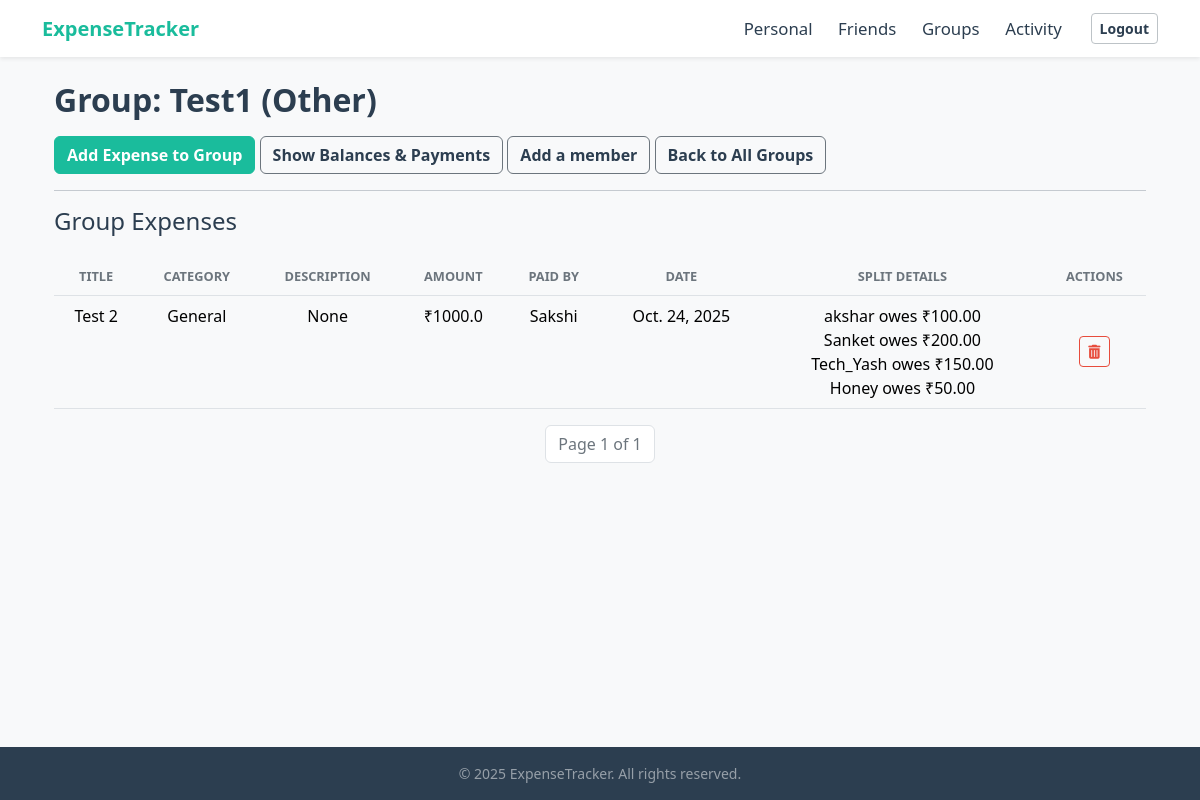
Screenshot of /tracker/group/11/ (signed in) with the database file from the repository.
### tracker/models.py (models this page shows, shortened)
class Groups(models.Model):
    CATEGORY_CHOICES = [
        ('Trip', 'Trip'),
        ('Home', 'Home'),
        ('Couple', 'Couple'),
        ('Other', 'Other'),
    ]
    name = models.CharField(max_length=100)
    category = models.CharField(max_length=80,choices=CATEGORY_CHOICES)
    created_by = models.ForeignKey(UserRegistration, on_delete=models.CASCADE, related_name='created_groups')
    members = models.ManyToManyField(UserRegistration, related_name='groups')
    created_at = models.DateTimeField(auto_now_add=True)

class GroupExpense(models.Model):
    group = models.ForeignKey(Groups, on_delete=models.CASCADE, related_name='expenses')
    paid_by = models.ForeignKey(UserRegistration, on_delete=models.CASCADE, related_name='group_paid_expenses')
    title = models.CharField(max_length=200)
    amount = models.FloatField()
    category = models.CharField(max_length=80)
    date = models.DateField(auto_now_add=True)
    description = models.TextField(blank=True,null=True)
    created_at = models.DateTimeField(auto_now_add=True)
    total_split_done = models.BooleanField(default=False)

class UserRegistration(models.Model):
    name = models.CharField(max_length=100)
    email = models.CharField(max_length=100,unique=True)
    password = models.CharField(max_length=100)

class GroupExpenseSplit(models.Model):
    expense = models.ForeignKey(GroupExpense, on_delete=models.CASCADE, related_name="splits")
    user = models.ForeignKey(UserRegistration, on_delete=models.CASCADE, related_name="group_expense_splits")
    amount_owed = models.DecimalField(max_digits=10, decimal_places=2)
    is_paid = models.BooleanField(default=False)

### tracker/views.py (the view)
# urls.py: path('group/<int:group_id>/', views.group_details, name='group_details'),
def group_details(request, group_id):
    if 'username' not in request.session:
        messages.error(request, "Please log in to access this page.")
        return redirect('login')
    user_id = request.session.get('user_id')
    user = UserRegistration.objects.get(id=user_id)
    group = get_object_or_404(Groups, id=group_id)
    all_members = group.members.all()
    all_group_expenses = GroupExpense.objects.filter(group=group).prefetch_related('splits', 'paid_by').order_by('-date')
    all_friend_expenses = FriendExpense.objects.filter(
        group=group,                         #only Get payments linked to this group
    ).order_by('-date').select_related('user', 'friend_user', 'paid_by')
    balance_summary = []
    for member in all_members:
        if member.id == user.id:
            continue  # Skip current user
        member_owes_user = GroupExpenseSplit.objects.filter(
            expense__in=all_group_expenses,                   #In this group's expenses
            expense__paid_by=user,                  #Paid by current user
            user=member                             #For this specific member's share
        ).aggregate(total=Sum('amount_owed'))['total'] or Decimal("0.00") #FIX : Use Decimal
        user_owes_member = GroupExpenseSplit.objects.filter(
            expense__in=all_group_expenses,                   #In this group's expenses
            expense__paid_by=member,                #Paid by this specific member
            user=user                               #For current user's share
        ).aggregate(total=Sum('amount_owed'))['total'] or Decimal("0.00") #FIX : Use Decimal
        group_balance = member_owes_user - user_owes_member  #This is Decimal
        friend_balance_user_created_float = all_friend_expenses.filter(
            user=user,
            friend_user=member
        ).aggregate(total=Sum('amount_owed'))['total'] or 0.0
        friend_balance_member_created_float = all_friend_expenses.filter(
            user=member,
            friend_user=user
        ).aggregate(total=Sum('amount_owed'))['total'] or 0.0
        total_friend_balance = Decimal(friend_balance_user_created_float) - Decimal(friend_balance_member_created_float)
        net_balance = group_balance + total_friend_balance
        if abs(net_balance) > 0.01:  # Small threshold to avoid floating-point issues
            balance_summary.append({
                'member': member,
                'balance': net_balance
            })
    group_paginator = Paginator(all_group_expenses, 10)
    page_number = request.GET.get('page')
    expenses_page_obj = group_paginator.get_page(page_number)
    friend_paginator = Paginator(all_friend_expenses, 5)
    pay_page_number = request.GET.get('pay_page')
    friend_expenses_page_obj = friend_paginator.get_page(pay_page_number)
    context = {
        'group': group,
        'expenses_page_obj': expenses_page_obj,
        'friend_expenses_page_obj': friend_expenses_page_obj,
        'current_user': user,
        'balance_summary': balance_summary,
        'members':group.members.all(), #Passing all members to template for if checks
    }
    return render(request, 'tracker/group_details.html', context)

### tracker/templates/tracker/group_details.html (shortened to what this page needs)
{% extends 'tracker/base.html' %}
{% load static %}
{% block content %}
<div class="container mt-4">
    <h2 class="mb-3">Group: {{ group.name }} ({{ group.category }})</h2>
    <div class="d-grid gap-2 d-md-block mb-3">
        <a href="{% url 'add_group_expense' group_id=group.id %}" class="btn btn-primary">Add Expense to Group</a>
        <button class="btn btn-outline-secondary" type="button" data-bs-toggle="collapse" data-bs-target="#balanceDetails" aria-expanded="false" aria-controls="balanceDetails">
            Show Balances & Payments
        </button>
        <a href="{% url 'add_members' group_id=group.id %}" class="btn btn-outline-secondary">Add a member</a>
        <a href="{% url 'groups' %}" class="btn btn-outline-secondary">Back to All Groups</a>
    </div>
    <hr>
    <h4 class="mb-0 fw-light">Group Expenses</h4><br>
    <table class="table table-hover">
        <thead class="table-light text-center">
            <tr>
                <th>Title</th>
                <th>Category</th>
                <th>Description</th>
                <th>Amount</th>
                <th>Paid By</th>
                <th>Date</th>
                <th>Split Details</th>
                <th>Actions</th>
            </tr>
        </thead>
        <tbody>
            {% for expense in expenses_page_obj %}
            <tr>
                <td class="text-center">{{ expense.title }}</td>
                <td class="text-center">{{ expense.category }}</td>
                <td class="text-center">{{ expense.description }}</td>
                <td class="text-center">₹{{ expense.amount }}</td>
                <td class="text-center">{{ expense.paid_by.name }}</td>
                <td class="text-center">{{ expense.date }}</td>
                <td class="text-center">
                    {% for split in expense.splits.all %}
                        {% if split.user != expense.paid_by and split.amount_owed > 0 %}
                            {{ split.user.name }} owes ₹{{ split.amount_owed|floatformat:2 }}<br>
                        {% endif %}
                    {% empty %}
                        No split data yet.
                    {% endfor %}
                </td>
                <td class="text-center align-middle">
                    <form action="{% url 'delete_group_expense' expense.id %}" method="POST"
                    onsubmit="return confirm('Are you sure you want to delete this group expense? This will remove it for all members and cannot be undone.');"
                    class="d-inline">
                    <button type="submit" class="btn btn-sm btn-outline-danger" title="Delete Expense">
                        <i class="fas fa-trash-alt"></i>
                    </button>
                    </form>
                </td>
            </tr>
            {% empty %}
                <tr><td colspan="7" class="text-center">No expenses yet.</td></tr>
            {% endfor %}
        </tbody>
    </table>
    <nav aria-label="Group Expenses navigation">
        <ul class="pagination justify-content-center">
            <li class="page-item disabled">
                <span class="page-link">Page {{ expenses_page_obj.number }} of {{ expenses_page_obj.paginator.num_pages }}</span>
            </li>
        </ul>
    </nav>
{% endblock %}

### tracker/static/tracker/css/custom.css (style rules this page uses)
:root { --bs-primary: #1ABC9C !important; --bs-primary-rgb: 26, 188, 156 !important; --bs-primary-darker: #16a085; --bs-danger: #E74C3C; --bs-danger-rgb: 231, 76, 60; --bs-danger-darker: #c0392b; --bs-success: #1ABC9C !important; --bs-success-rgb: 26, 188, 156 !important; --bs-info: #3498db; --bs-warning: #f39c12; --bs-body-color: #2C3E50; --bs-body-bg: #F8F9FA; --bs-light: #F8F9FA; --bs-light-rgb: 248, 249, 250; --bs-dark: #2C3E50; --bs-dark-rgb: 44, 62, 80; --bs-white: #FFFFFF; --bs-white-rgb: 255, 255, 255; --bs-card-border-color: transparent; --bs-card-bg: #FFFFFF; --bs-secondary-text-emphasis: #555; --bs-link-color: var(--bs-primary); --bs-link-hover-color: var(--bs-primary-darker); }
body { color: var(--bs-body-color); background-color: var(--bs-body-bg); }
h1, h2, h3, h4, h5, h6 { color: var(--bs-body-color); font-weight: 600; }
a { color: var(--bs-link-color); text-decoration: none; }
.btn { --bs-btn-color: var(--bs-white); --bs-btn-hover-color: var(--bs-white); --bs-btn-active-color: var(--bs-white); --bs-btn-font-weight: 600; }
.btn-primary { --bs-btn-bg: var(--bs-primary); --bs-btn-border-color: var(--bs-primary); --bs-btn-hover-bg: var(--bs-primary-darker); --bs-btn-hover-border-color: var(--bs-primary-darker); --bs-btn-color: #fff; --bs-btn-hover-color: #fff; }
.btn-outline-secondary { --bs-btn-color: var(--bs-body-color, #2C3E50); --bs-btn-border-color: var(--bs-secondary, #BDC3C7); --bs-btn-hover-color: var(--bs-body-color, #2C3E50); --bs-btn-hover-bg: #e9ecef; --bs-btn-hover-border-color: var(--bs-secondary, #BDC3C7); color: var(--bs-body-color, #2C3E50) !important; }
.btn-outline-danger { --bs-btn-color: var(--bs-danger); --bs-btn-border-color: var(--bs-danger); --bs-btn-hover-bg: var(--bs-danger); --bs-btn-hover-border-color: var(--bs-danger); --bs-btn-hover-color: #fff; }
.card .pagination .page-link, .container .pagination .page-link { color: var(--bs-primary) !important; border-color: #dee2e6 !important; background-color: var(--bs-white) !important; box-shadow: none !important; }
.card .pagination .page-item.disabled .page-link, .container .pagination .page-item.disabled .page-link { color: #6c757d !important; background-color: var(--bs-white) !important; border-color: #dee2e6 !important; }
.table thead th { color: #6c757d; font-size: 0.8rem; text-transform: uppercase; border-bottom: 1px solid #dee2e6; font-weight: 600; }

### rows the page displays
Groups: name "Test1", category "Other"
GroupExpense: title "Test 2", category "General", description "None", amount "1000.0", paid_by.name "Sakshi", date "Oct. 24, 2025"
GroupExpenseSplit: user.name "akshar", amount_owed "100.00"
GroupExpenseSplit: user.name "Sanket", amount_owed "200.00"
GroupExpenseSplit: user.name "Tech_Yash", amount_owed "150.00"
GroupExpenseSplit: user.name "Honey", amount_owed "50.00"

### other values shown
{{ expenses_page_obj.number }} "1"
{{ expenses_page_obj.paginator.num_pages }} "1"
